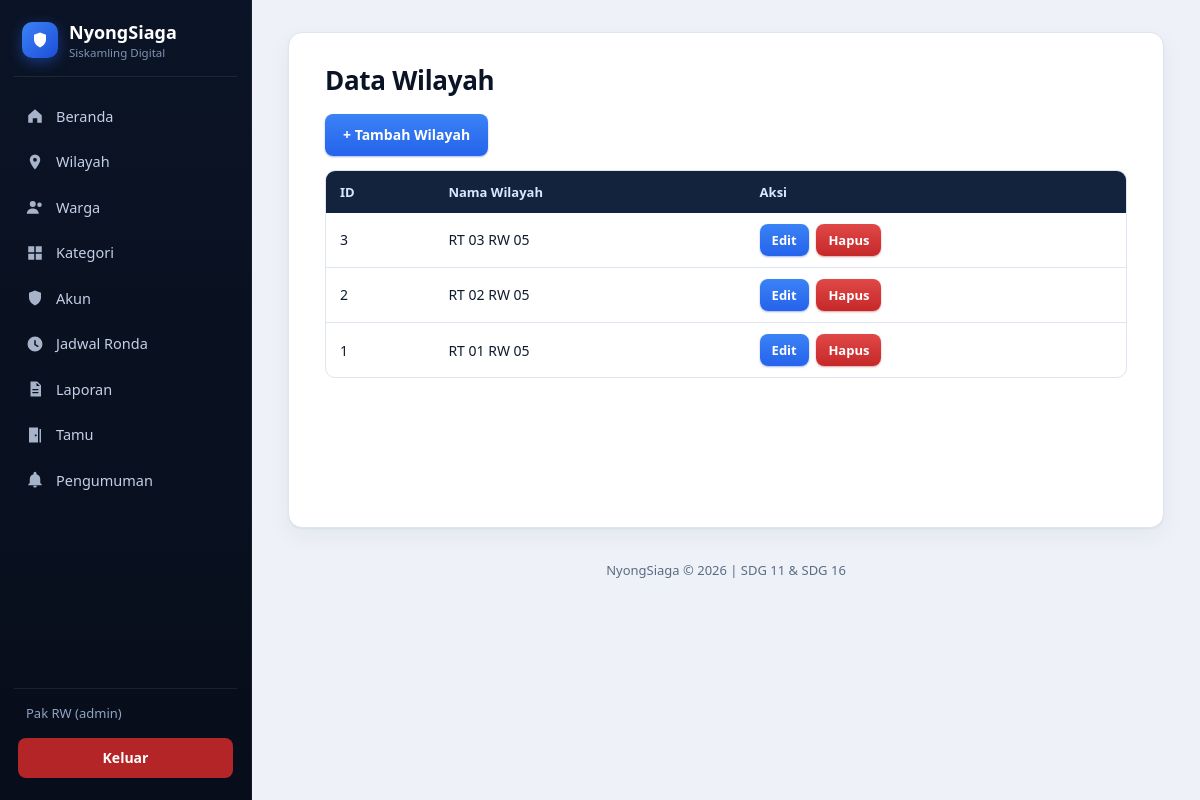
Screenshot of /wilayah/index.php (signed in) with the database file from the repository.
### tables this page shows
CREATE TABLE wilayah (
  id INT(11) NOT NULL AUTO_INCREMENT,
  nama_wilayah VARCHAR(100) NOT NULL,
  PRIMARY KEY (id)
);

### includes/auth.php (called while the page is built, shortened)
<?php
function e($teks) { return htmlspecialchars($teks, ENT_QUOTES, 'UTF-8'); }

### wilayah/index.php (the view, shortened to what this page needs)
<?php
require_once "../includes/auth.php";
$data = mysqli_query($koneksi, "SELECT * FROM wilayah ORDER BY id DESC");
include "../includes/header.php";
?>
<h2>Data Wilayah</h2>
<a class="btn" href="form.php">+ Tambah Wilayah</a>
<table>
  <tr><th>ID</th><th>Nama Wilayah</th><th>Aksi</th></tr>
  <?php while ($w = mysqli_fetch_assoc($data)): ?>
  <tr>
    <td><?= $w['id'] ?></td>
    <td><?= e($w['nama_wilayah']) ?></td>
    <td>
      <a class="btn" href="form.php?id=<?= $w['id'] ?>">Edit</a>
      <a class="btn btn-hapus" href="hapus.php?id=<?= $w['id'] ?>" onclick="return confirm('Hapus wilayah ini?')">Hapus</a>
    </td>
  </tr>
  <?php endwhile; ?>
</table>
<?php include "../includes/footer.php"; ?>

### assets/style.css (style rules this page uses)
:root { --malam-0: #070d1a; --malam-1: #0b1426; --malam-2: #13223d; --biru: #2563eb; --biru-tua: #1d4ed8; --biru-muda: #3b82f6; --biru-pucat: #e8f0fe; --latar: #eef2f8; --kertas: #ffffff; --garis: #dde5f0; --teks: #0f1b2d; --redup: #5a6b82; --bahaya: #c62828; --bahaya-tua: #9f1f1f; --sidebar: 252px; }
* { box-sizing: border-box; }
body { margin: 0; font-family: "Segoe UI", system-ui, -apple-system, Roboto, "Helvetica Neue", Arial, sans-serif; font-size: 15px; line-height: 1.55; background: var(--latar); color: var(--teks); }
h2 { font-size: 26px; line-height: 1.2; margin: 0 0 18px; color: var(--malam-1); letter-spacing: -.3px; }
a { color: var(--biru-tua); text-underline-offset: 2px; }
table { width: 100%; margin: 14px 0; border-collapse: separate; border-spacing: 0; font-size: 14px; border: 1px solid var(--garis); border-radius: 10px; overflow: hidden; }
th, td { padding: 11px 14px; text-align: left; vertical-align: middle; border: 0; border-bottom: 1px solid var(--garis); }
th { background: var(--malam-2); color: #dbe7ff; font-weight: 600; font-size: 13px; border-bottom: 0; }
tbody tr:last-child td, table > tr:last-child td { border-bottom: 0; }
.btn { display: inline-block; padding: 10px 18px; border: 0; border-radius: 8px; font: inherit; font-size: 14px; font-weight: 600; color: #fff !important; text-decoration: none; cursor: pointer; background: linear-gradient(180deg, var(--biru-muda), var(--biru)); box-shadow: 0 1px 2px rgba(29, 78, 216, .4); transition: filter .15s, transform .05s; }
.btn-hapus { background: linear-gradient(180deg, #e04848, var(--bahaya)); box-shadow: 0 1px 2px rgba(159, 31, 31, .4); }
td .btn { padding: 6px 12px; font-size: 13px; }
td .btn + .btn, td .btn + form, td form + .btn { margin-left: 4px; }

### rows the page displays
wilayah: id "3", nama_wilayah "RT 03 RW 05"
wilayah: id "2", nama_wilayah "RT 02 RW 05"
wilayah: id "1", nama_wilayah "RT 01 RW 05"

### other values shown
$_SESSION['user']['nama'] "Pak RW"
$role "admin"
